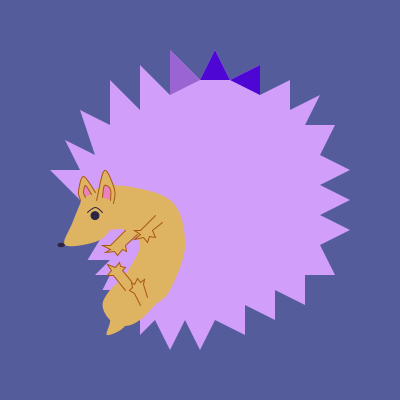
Frame 1 (no input)
Frame 60 (the mouse pressed at the canvas centre just before this capture): identical to frame 1, image omitted
Frame 120 (the mouse held since frame 60 and released just before this capture): identical to frame 1, image omitted

The Processing sketch that drew this single still picture (run headless with seeded random() and noise(); from frame 60 on, the mouse is pressed at the canvas centre):

// Processing sketch: processing_50034
// ── processing_50034.pde

//HW2 - initials in a circle
//Alex Mallard copyright 2012

float x, y, wd, ht;

void setup () {
  size (400,400);
  smooth ();
  frameRate (60);
}

void draw () {
  background (84, 92, 155);
  hedgehog ();
}

void hedgehog () {
  x = 50;
  y = 50;
  wd = 300;
  ht = 300;
  noStroke ();
  fill (209,159,250);
  beginShape ();
  vertex (x + .1*wd, y + .5*ht);
  vertex (x, y + .4*ht);
  vertex (x + .1*wd, y + .4*ht);
  vertex (x + .05*wd, y + .3*ht);
  vertex (x + .15*wd, y + .35*ht);
  vertex (x + .1*wd, y + .2*ht);
  vertex (x + .2*wd, y + .25*ht);
  vertex (x + .2*wd, y + .1*ht);
  vertex (x + .3*wd, y + .2*ht);
  vertex (x + .3*wd, y + .05*ht);
  vertex (x + .4*wd, y + .15*ht);
  vertex (x + .4*wd, y);
  vertex (x + .5*wd, y + .1*ht);
  vertex (x + .55*wd, y);
  vertex (x + .6*wd, y + .1*ht);
  vertex (x + .7*wd, y + .05*ht);
  vertex (x + .7*wd, y + .15*ht);
  vertex (x + .8*wd, y + .1*ht);
  vertex (x + .8*wd, y + .2*ht);
  vertex (x + .9*wd, y + .15*ht);
  vertex (x + .85*wd, y + .25*ht);
  vertex (x + .95*wd, y + .25*ht);
  vertex (x + .9*wd, y + .35*ht);
  vertex (x + wd, y + .4*ht);
  vertex (x + .9*wd, y + .45*ht);
  vertex (x + wd, y + .5*ht);
  vertex (x + .9*wd, y + .55*ht);
  vertex (x + wd, y + .6*ht);
  vertex (x + .9*wd, y + .65*ht);
  vertex (x + .95*wd, y + .75*ht);
  vertex (x + .85*wd, y + .75*ht);
  vertex (x + .85*wd, y + .85*ht);
  vertex (x + .75*wd, y + .8*ht);
  vertex (x + .75*wd, y + .9*ht);
  vertex (x + .65*wd, y + .85*ht);
  vertex (x + .65*wd, y + .95*ht);
  vertex (x + .55*wd, y + .9*ht);
  vertex (x + .5*wd, y + ht);
  vertex (x + .45*wd, y + .9*ht);
  vertex (x + .4*wd, y + ht);
  vertex (x + .35*wd, y + .9*ht);
  vertex (x + .3*wd, y + .95*ht);
  vertex (x + .3*wd, y + .9*ht);
  endShape ();
  beginShape ();
  vertex (x + .18*wd, y + .61*ht);
  vertex (x + .125*wd, y + .7*ht);
  vertex (x + .2*wd, y + .7*ht);
  vertex (x + .15*wd, y + .75*ht);
  vertex (x + .2*wd, y + .75*ht);
  vertex (x + .175*wd, y + .8*ht);
  vertex (x + .25*wd, y + .8*ht);
  endShape ();
  fill (155, 100, 211);
  triangle (x + .4*wd, y + .15*ht, x + .4*wd, y, x + .5*wd, y + .1*ht);
  fill (77, 6, 211);
  triangle (x + .5*wd, y + .1*ht, x + .55*wd, y, x + .6*wd, y + .1*ht);
  triangle (x + .6*wd, y + .1*ht, x + .7*wd, y + .05*ht, 
              x + .7*wd, y + .15*ht);
  fill (222, 179, 98);
  beginShape ();
  curveVertex (x + .1*wd, y + .5*ht);
  curveVertex (x + .1*wd, y + .5*ht);
  curveVertex (x + .2*wd, y + .45*ht);
  curveVertex (x + .4*wd, y + .5*ht);
  curveVertex (x + .45*wd, y + .65*ht);
  curveVertex (x + .4*wd, y + .8*ht);
  curveVertex (x + .35*wd, y + .85*ht);
  curveVertex (x + .3*wd, y + .9*ht);
  curveVertex (x + .25*wd, y + .92*ht);
  curveVertex (x + .2*wd, y + .9*ht);
  curveVertex (x + .175*wd, y + .85*ht);
  curveVertex (x + .2*wd, y + .8*ht);
  curveVertex (x + .25*wd, y + .75*ht);
  curveVertex (x + .3*wd, y + .65*ht);
  curveVertex (x + .25*wd, y + .6*ht);
  curveVertex (x + .2*wd, y + .6*ht);
  curveVertex (x + .2*wd, y + .6*ht);
  endShape ();
  beginShape ();
  curveVertex (x + .26*wd, y + .85*ht);
  curveVertex (x + .25*wd, y + .92*ht);
  curveVertex (x + .19*wd, y + .95*ht);
  curveVertex (x + .2*wd, y + .9*ht);
  curveVertex (x + .175*wd, y + .85*ht);
  endShape ();
  beginShape ();
  curveVertex (x + .25*wd, y + .5*ht);
  curveVertex (x + .2*wd, y + .6*ht);
  curveVertex (x + .15*wd, y + .64*ht);
  curveVertex (x + .05*wd, y + .65*ht);
  curveVertex (x + .075*wd, y + .575*ht);
  curveVertex (x + .105*wd, y + .5*ht);
  curveVertex (x + .1*wd, y + .5*ht);
  endShape ();
  stroke (170, 85, 15);
  beginShape ();
  vertex (x + .35*wd, y + .55*ht);
  vertex (x + .3*wd, y + .6*ht);
  vertex (x + .28*wd, y + .6*ht);
  vertex (x + .3*wd, y + .615*ht);
  vertex (x + .28*wd, y + .63*ht);
  vertex (x + .31*wd, y + .625*ht);
  vertex (x + .325*wd, y + .64*ht);
  vertex (x + .332*wd, y + .62*ht);
  vertex (x + .35*wd, y + .625*ht);
  vertex (x + .34*wd, y + .6*ht);
  vertex (x + .375*wd, y + .575*ht);
  endShape ();
  beginShape ();
  vertex (x + .25*wd, y + .6*ht);
  vertex (x + .2*wd, y + .65*ht);
  vertex (x + .175*wd, y + .65*ht);
  vertex (x + .2*wd, y + .665*ht);
  vertex (x + .185*wd, y + .675*ht);
  vertex (x + .215*wd, y + .67*ht);
  vertex (x + .225*wd, y + .685*ht);
  vertex (x + .24*wd, y + .665*ht);
  vertex (x + .255*wd, y + .67*ht);
  vertex (x + .25*wd, y + .65*ht);
  vertex (x + .29*wd, y + .615*ht);
  endShape ();
  beginShape ();
  vertex (x + .3*wd, y + .85*ht);
  vertex (x + .28*wd, y + .81*ht);
  vertex (x + .265*wd, y + .8*ht);
  vertex (x + .275*wd, y + .793*ht);
  vertex (x + .27*wd, y + .775*ht);
  vertex (x + .28*wd, y + .78*ht);
  vertex (x + .29*wd, y + .76*ht);
  vertex (x + .3*wd, y + .775*ht);
  vertex (x + .315*wd, y + .765*ht);
  vertex (x + .31*wd, y + .78*ht);
  vertex (x + .325*wd, y + .825*ht);
  endShape ();
  beginShape ();
  vertex (x + .25*wd, y + .8*ht);
  vertex (x + .21*wd, y + .75*ht);
  vertex (x + .19*wd, y + .75*ht);
  vertex (x + .204*wd, y + .735*ht);
  vertex (x + .193*wd, y + .715*ht);
  vertex (x + .217*wd, y + .725*ht);
  vertex (x + .23*wd, y + .707*ht);
  vertex (x + .235*wd, y + .72*ht);
  vertex (x + .25*wd, y + .725*ht);
  vertex (x + .24*wd, y + .735*ht);
  vertex (x + .27*wd, y + .77*ht);
  endShape ();
  beginShape ();
  curveVertex (x + .1*wd, y + .5*ht);
  curveVertex (x + .1*wd, y + .5*ht);
  curveVertex (x + .095*wd, y + .47*ht);
  curveVertex (x + .11*wd, y + .42*ht);
  curveVertex (x + .15*wd, y + .475*ht);
  curveVertex (x + .15*wd, y + .475*ht);
  endShape ();
  beginShape ();
  curveVertex (x + .15*wd, y + .5*ht);
  curveVertex (x + .155*wd, y + .5*ht);
  curveVertex (x + .18*wd, y + .4*ht);
  curveVertex (x + .215*wd, y + .465*ht);
  curveVertex (x + .21*wd, y + .51*ht);
  curveVertex (x + .21*wd, y + .51*ht);
  endShape ();
  fill (232, 129, 189);
  beginShape ();
  curveVertex (x + .175*wd, y + .49*ht);
  curveVertex (x + .175*wd, y + .49*ht);
  curveVertex (x + .182*wd, y + .45*ht);
  curveVertex (x + .2*wd, y + .465*ht);
  curveVertex (x + .2*wd, y + .5*ht);
  curveVertex (x + .2*wd, y + .5*ht);
  endShape ();
  beginShape ();
  curveVertex (x + .118*wd, y + .49*ht);
  curveVertex (x + .118*wd, y + .49*ht);
  curveVertex (x + .113*wd, y + .475*ht);
  curveVertex (x + .118*wd, y + .45*ht);
  curveVertex (x + .138*wd, y + .48*ht);
  curveVertex (x + .138*wd, y + .48*ht);
  endShape ();
  noStroke ();
  fill (44, 37, 67);
  ellipse (x + .037*wd, y + .65*ht, .025*wd, .015*ht);
  ellipse (x + .15*wd, y + .552*ht, .03*wd, .03*ht);
  stroke (44, 37, 67);
  noFill ();
  beginShape ();
  curveVertex (x + .125*wd, y + .55*ht);
  curveVertex (x + .125*wd, y + .54*ht);
  curveVertex (x + .15*wd, y + .525*ht);
  curveVertex (x + .175*wd, y + .54*ht);
  curveVertex (x + .175*wd, y + .545*ht);
  endShape ();
}

                
                
